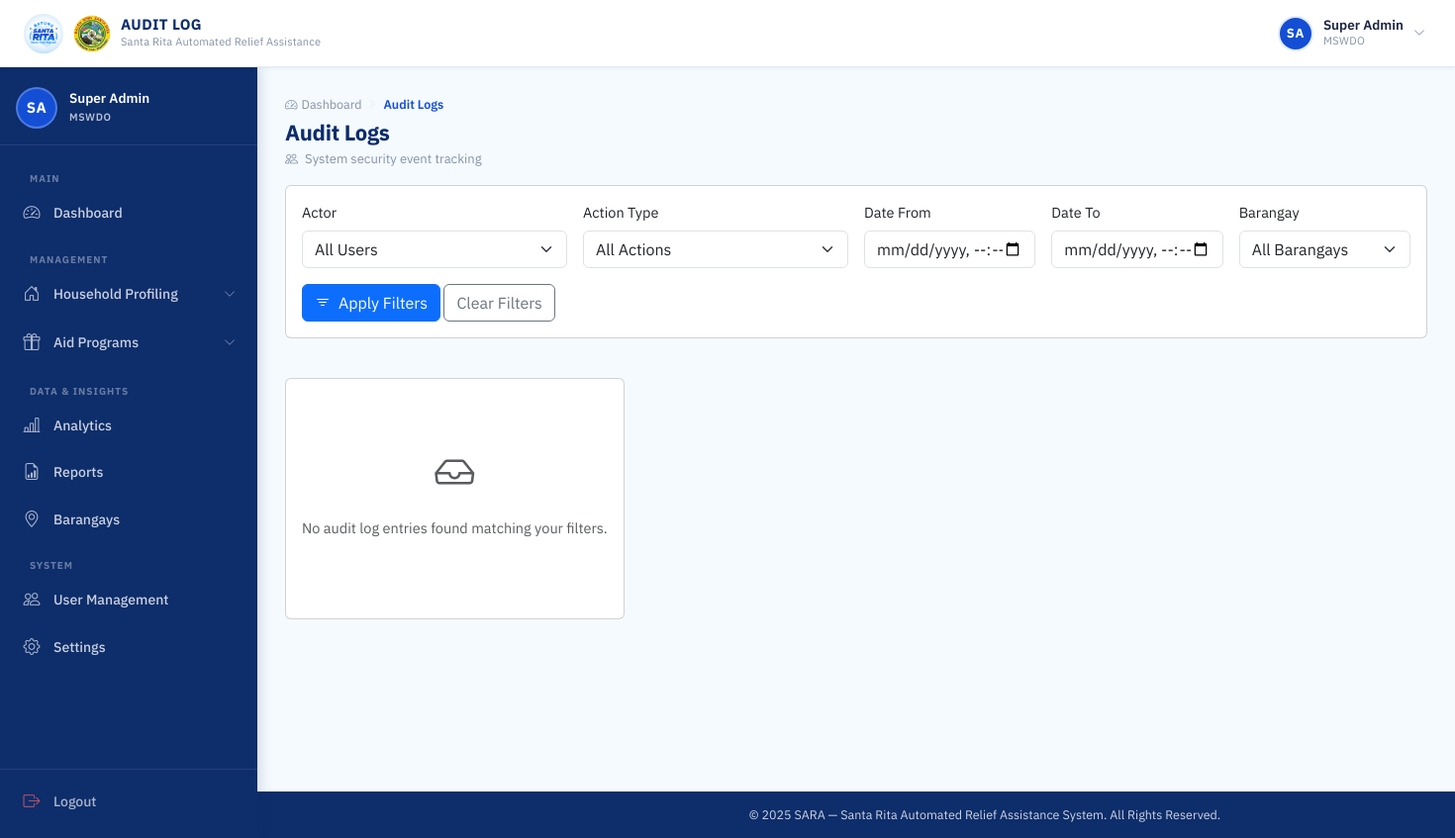
The page /mswdo/audit-log/ (signed in) on the database as committed earlier.
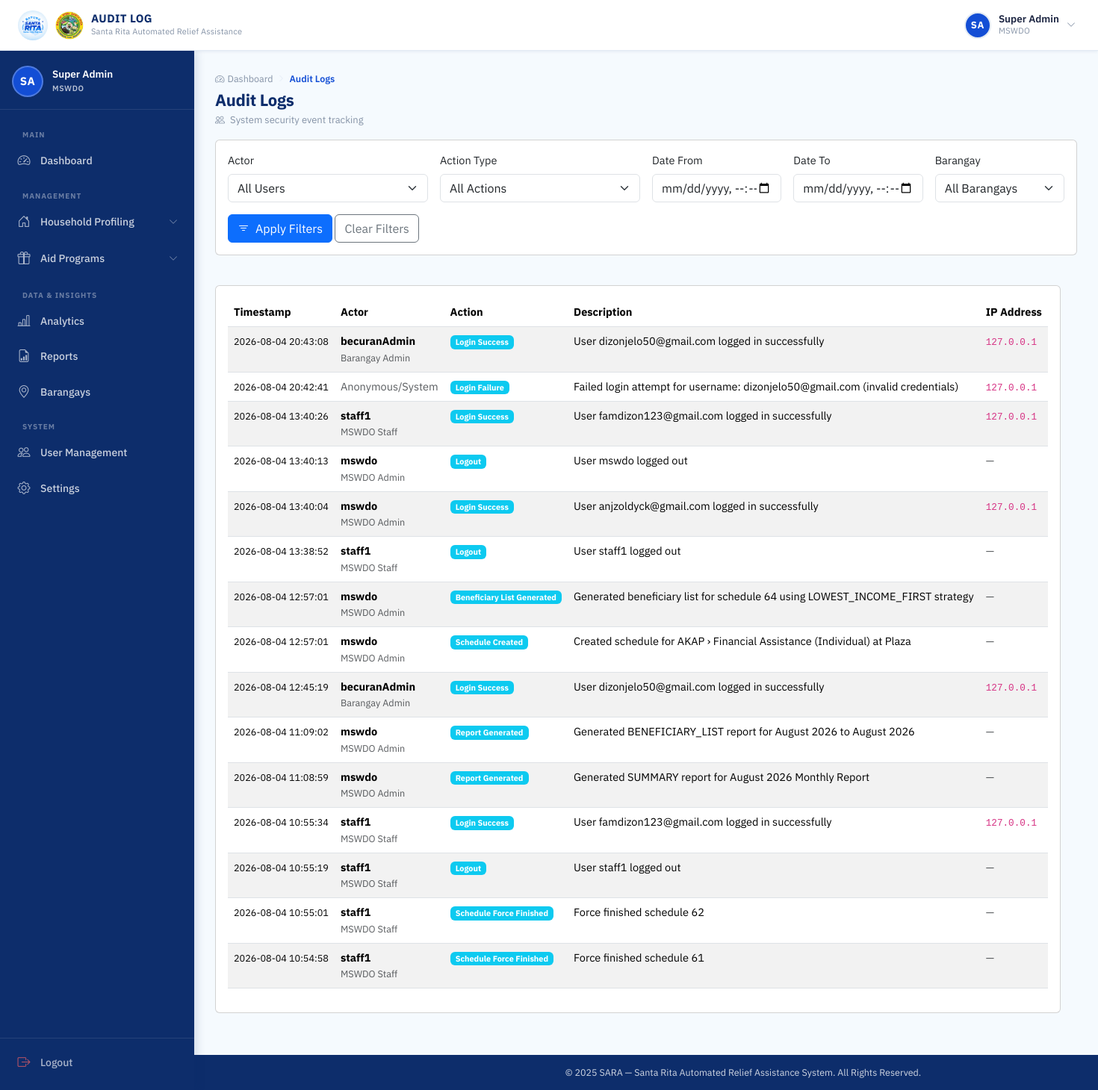
The same page on the database as committed later.
### accounts/models.py (models this page shows, shortened)
class User(AbstractUser):
    ROLE_CHOICES = (
        ('MSWDO', 'MSWDO Admin'),
        ('MSWDO_STAFF', 'MSWDO Staff'),
        ('BARANGAY', 'Barangay Admin'),
    )
    email = models.EmailField(unique=True)
    role = models.CharField(max_length=20, choices=ROLE_CHOICES)
    barangay = models.ForeignKey(
        'Barangay', on_delete=models.SET_NULL, blank=True, null=True, related_name='users'
    )
    is_active = models.BooleanField(default=True)
    middle_name = models.CharField(max_length=150, blank=True)
    suffix = models.CharField(max_length=10, blank=True, null=True)
    position = models.CharField(max_length=100, blank=True)
    birth_place = models.CharField(max_length=200, blank=True)
    CIVIL_STATUS_CHOICES = (
        ('SINGLE', 'Single'),
        ('MARRIED', 'Married'),
        ('WIDOWED', 'Widowed'),
        ('SEPARATED', 'Separated'),
        ('ANNULLED', 'Annulled'),
    )
    civil_status = models.CharField(max_length=20, choices=CIVIL_STATUS_CHOICES, blank=True)
    citizenship = models.CharField(max_length=100, blank=True, default='Filipino')
    must_change_password = models.BooleanField(default=False)
    SEX_CHOICES = (
        ('M', 'Male'),
        ('F', 'Female'),
    )
    sex = models.CharField(max_length=1, choices=SEX_CHOICES, blank=True)
    birthdate = models.DateField(blank=True, null=True)
    contact_number = models.CharField(
        max_length=13,
        blank=True,
        validators=[
            RegexValidator(
                regex=r'^(09|\+639)\d{9}$',
                message="Phone number must be entered in the format: '09XXXXXXXXX' or '+639XXXXXXXXX'."
            )
        ]
    )
    profile_image = models.ImageField(upload_to=user_profile_image_path, blank=True, null=True)

### core/models.py (models this page shows, shortened)
class AuditLog(models.Model):
    ACTION_TYPE_CHOICES = (
        ('LOGIN_SUCCESS', 'Login Success'),
        ('LOGIN_FAILURE', 'Login Failure'),
        ('LOGOUT', 'Logout'),
        ('OTP_SUCCESS', 'OTP Verification Success'),
        ('OTP_FAILURE', 'OTP Verification Failure'),
        ('USER_CREATED', 'User Created'),
        ('USER_ACTIVATED', 'User Activated'),
        ('USER_DEACTIVATED', 'User Deactivated'),
        ('USER_ROLE_CHANGED', 'User Role Changed'),
        ('USER_BARANGAY_CHANGED', 'User Barangay Assignment Changed'),
        ('SCHEDULE_CREATED', 'Schedule Created'),
        ('SCHEDULE_EDITED', 'Schedule Edited'),
        ('SCHEDULE_CANCELLED', 'Schedule Cancelled'),
        ('SCHEDULE_FORCE_FINISHED', 'Schedule Force Finished'),
        ('SCHEDULE_AUTO_FINISHED', 'Schedule Auto Finished'),
        ('BENEFICIARY_LIST_GENERATED', 'Beneficiary List Generated'),
        ('BENEFICIARY_MANUAL_ADD', 'Beneficiary Manual Override Add'),
        ('BENEFICIARY_MANUAL_REMOVE', 'Beneficiary Manual Override Remove'),
        ('CLAIM_RFID', 'RFID Claim Processed'),
        ('CLAIM_WALKIN', 'Walk-in Claim Processed'),
        ('ACCESS_DENIED_SCAN', 'Access Denied - Scan RFID'),
        ('ACCESS_DENIED_BENEFICIARY', 'Access Denied - Beneficiary List'),
        ('ACCESS_DENIED_SEARCH', 'Access Denied - Search Eligible'),
        ('ACCESS_DENIED_FINISH', 'Access Denied - Finish Distribution'),
        ('REPORT_GENERATED', 'Report Generated'),
    )
    actor = models.ForeignKey(
        settings.AUTH_USER_MODEL,
        on_delete=models.SET_NULL,
        null=True,
        blank=True,
        related_name='audit_logs',
        help_text="User who performed the action (null for anonymous failed login attempts)"
    )
    action_type = models.CharField(
        max_length=50,
        choices=ACTION_TYPE_CHOICES,
        db_index=True
    )
    content_type = models.ForeignKey(ContentType, on_delete=models.CASCADE, null=True, blank=True)
    object_id = models.PositiveIntegerField(null=True, blank=True)
    target = GenericForeignKey('content_type', 'object_id')
    description = models.TextField(
        help_text="Human-readable description of the action (do not include sensitive values like passwords/OTPs)"
    )
    ip_address = models.GenericIPAddressField(null=True, blank=True)
    created_at = models.DateTimeField(auto_now_add=True, db_index=True)
    class Meta:
        ordering = ['-created_at']
        indexes = [
            models.Index(fields=['action_type', 'created_at']),
            models.Index(fields=['actor', 'created_at']),
        ]

### core/views.py (the view, shortened to what this page needs)
# urls.py: path('mswdo/audit-log/', views.audit_log_view, name='audit_log'),
@login_required(login_url='login')
@session_protected
def audit_log_view(request):
    if request.user.role != 'MSWDO':
        return HttpResponseForbidden("Access Denied")
    logs = AuditLog.objects.select_related('actor').all()
    actor_filter = request.GET.get('actor')
    action_type_filter = request.GET.get('action_type')
    date_from = request.GET.get('date_from')
    date_to = request.GET.get('date_to')
    barangay_filter = request.GET.get('barangay')
    if actor_filter:
        logs = logs.filter(actor_id=actor_filter)
    if action_type_filter:
        logs = logs.filter(action_type=action_type_filter)
    logs = logs.order_by('-created_at')
    paginator = Paginator(logs, 50)
    page_number = request.GET.get('page', 1)
    page_obj = paginator.get_page(page_number)
    users = User.objects.filter(role__in=['MSWDO', 'MSWDO_STAFF', 'BARANGAY']).order_by('username')
    action_types = AuditLog.ACTION_TYPE_CHOICES
    barangays = Barangay.objects.all().order_by('name')
    return render(request, 'core/audit_log.html', {
        'page_obj': page_obj,
        'users': users,
        'action_types': action_types,
        'barangays': barangays,
        'selected_actor': actor_filter,
        'selected_action_type': action_type_filter,
        'selected_date_from': date_from,
        'selected_date_to': date_to,
        'selected_barangay': barangay_filter,
    })

### core/templates/core/audit_log.html (shortened to what this page needs)
{% extends 'base.html' %}
{% load static %}
{% block navbar_title %}AUDIT LOG{% endblock %}
{% block css %}
<link rel="stylesheet" href="{% static 'css/mswdo_dashboard.css' %}">
<link rel="stylesheet" href="{% static 'css/barangay_accounts.css' %}">
<link rel="stylesheet" href="{% static 'css/scan_rfid.css' %}">
{% endblock %}
{% block content %}
<div class="dash-page-header">
  <div>
    <div class="page-breadcrumb">
      <a href="{% url 'mswdo_dashboard' %}" class="breadcrumb-link">
        <i class="bi bi-speedometer2"></i> Dashboard
      </a>
      <i class="bi bi-chevron-right breadcrumb-sep"></i>
      <span class="breadcrumb-current">Audit Logs</span>
    </div>
    <h1 class="dash-page-title">Audit Logs</h1>
    <p class="dash-page-sub">
      <i class="bi bi-people me-1"></i>
      System security event tracking
    </p>
  </div>
<div class="card mb-4">
  <div class="card-body">
    <form method="get" class="row g-3">
      <div class="col-md-3">
        <label class="form-label">Actor</label>
        <select name="actor" class="form-select">
          <option value="">All Users</option>
        </select>
      </div>
      <div class="col-md-3">
        <label class="form-label">Action Type</label>
        <select name="action_type" class="form-select">
          <option value="">All Actions</option>
        </select>
      </div>
      <div class="col-md-2">
        <label class="form-label">Date From</label>
        <input type="datetime-local" name="date_from" class="form-control" value="{{ selected_date_from }}">
      </div>
      <div class="col-md-2">
        <label class="form-label">Date To</label>
        <input type="datetime-local" name="date_to" class="form-control" value="{{ selected_date_to }}">
      </div>
      <div class="col-md-2">
        <label class="form-label">Barangay</label>
        <select name="barangay" class="form-select">
          <option value="">All Barangays</option>
        </select>
      </div>
      <div class="col-12">
        <button type="submit" class="btn btn-primary">
          <i class="bi bi-filter me-2"></i>Apply Filters
        </button>
        <a href="{% url 'audit_log' %}" class="btn btn-outline-secondary">Clear Filters</a>
      </div>
    </form>
  </div>
</div>
<div class="card">
  <div class="card-body">
    {% if page_obj %}
    <div class="table-responsive">
      <table class="table table-striped table-hover">
        <thead>
          <tr>
            <th>Timestamp</th>
            <th>Actor</th>
            <th>Action</th>
            <th>Description</th>
            <th>IP Address</th>
          </tr>
        </thead>
        <tbody>
          {% for log in page_obj %}
          <tr>
            <td>
              <small>{{ log.created_at|date:"Y-m-d H:i:s" }}</small>
            </td>
            <td>
              {% if log.actor %}
                <strong>{{ log.actor.username }}</strong>
                <br>
                <small class="text-muted">{{ log.actor.get_role_display }}</small>
              {% else %}
                <span class="text-muted">Anonymous/System</span>
              {% endif %}
            </td>
            <td>
              <span class="badge bg-info">{{ log.get_action_type_display }}</span>
            </td>
            <td>{{ log.description }}</td>
            <td>
              {% if log.ip_address %}
                <code>{{ log.ip_address }}</code>
              {% else %}
                <span class="text-muted">—</span>
              {% endif %}
            </td>
          </tr>
          {% endfor %}
        </tbody>
      </table>
    </div>
    {% else %}
    <div class="text-center py-5">
      <i class="bi bi-inbox fs-1 text-muted"></i>
      <p class="text-muted mt-3">No audit log entries found matching your filters.</p>
    </div>
    {% endif %}
  </div>
</div>
{% endblock %}

### templates/base.html (shortened to what this page needs)
{% load static %}
<!DOCTYPE html>
<html lang="en">
<head>
  <link href="https://cdn.jsdelivr.net/npm/bootstrap@5.3.2/dist/css/bootstrap.min.css" rel="stylesheet">
  <link href="https://cdn.jsdelivr.net/npm/bootstrap-icons@1.11.3/font/bootstrap-icons.min.css" rel="stylesheet">
  <link rel="stylesheet" href="{% static 'css/base.css' %}">
  <link rel="stylesheet" href="{% static 'css/scan_rfid.css' %}">
  <link rel="stylesheet" href="{% static 'css/loading_modal.css' %}">
  {% block css %}{% endblock %}
</head>
<body>
  <div class="page-wrapper">
    <nav class="topbar" id="topbar">
      <div class="topbar-left">
        <a class="topbar-brand" href="#">
          <img src="{% static 'images/logo.jpg' %}" alt="SARA Logo" class="topbar-logo">
          <img src="{% static 'images/SRP.png' %}" alt="SRP Logo" class="topbar-logo topbar-logo--srp">
          <div class="topbar-title-group">
            <span class="topbar-title">{% block navbar_title %}SARA SYSTEM{% endblock %}</span>
            <span class="topbar-subtitle">Santa Rita Automated Relief Assistance</span>
          </div>
        </a>
      </div>
      <div class="topbar-right">
        {% if user.is_authenticated %}
        <div class="topbar-user" id="userDropdownToggle">
          <div class="topbar-avatar">
            {% if user.profile_image %}
            <img src="{{ user.profile_image.url }}" alt="{{ user.get_full_name }}">
            {% else %}
            <span class="avatar-initials">
              {{ user.first_name|first|upper }}{{ user.last_name|first|upper }}
            </span>
            {% endif %}
          </div>
          <div class="topbar-user-info">
            <span class="topbar-username">{{ user.get_full_name|default:user.username }}</span>
            <span class="topbar-role">{{ user.role|default:"User" }}</span>
          </div>
          <i class="bi bi-chevron-down topbar-chevron" id="userChevron"></i>
        </div>
        {% endif %}
      </div>
    </nav>
    {% if user.is_authenticated and not hide_sidebar %}
    <aside class="sidebar" id="sidebar">
      <div class="sidebar-header">
        <div class="sidebar-user-card">
          <div class="sidebar-avatar">
            {% if user.profile_image %}
            <img src="{{ user.profile_image.url }}" alt="{{ user.get_full_name }}">
            {% else %}
            <span class="avatar-initials avatar-initials--lg">
              {{ user.first_name|first|upper }}{{ user.last_name|first|upper }}
            </span>
            {% endif %}
          </div>
          <div class="sidebar-user-info">
            <span class="sidebar-username">{{ user.get_full_name|default:user.username }}</span>
            <span class="sidebar-role-badge">{{ user.role|default:"User" }}</span>
          </div>
        </div>
      </div>
      <nav class="sidebar-body">
        <ul class="sidebar-nav">
          {% if user.role == 'MSWDO' %}
          <li class="sidebar-section-label">Main</li>
          <li class="sidebar-item">
            <a href="{% url 'mswdo_dashboard' %}"
              class="sidebar-link {% if request.resolver_match.url_name == 'mswdo_dashboard' %}active{% endif %}">
              <i class="bi bi-speedometer2"></i>
              <span>Dashboard</span>
            </a>
          </li>
          <li class="sidebar-section-label">Management</li>
          <li class="sidebar-item sidebar-item--accordion">
            <button class="sidebar-link sidebar-accordion-btn" data-target="householdSubmenu" aria-expanded="false">
              <i class="bi bi-house-door"></i>
              <span>Household Profiling</span>
              <i class="bi bi-chevron-down sidebar-arrow"></i>
            </button>
          </li>
          <li class="sidebar-item sidebar-item--accordion">
            <button class="sidebar-link sidebar-accordion-btn" data-target="aidSubmenu" aria-expanded="false">
              <i class="bi bi-gift"></i>
              <span>Aid Programs</span>
              <i class="bi bi-chevron-down sidebar-arrow"></i>
            </button>
          </li>
          <li class="sidebar-section-label">Data & Insights</li>
          <li class="sidebar-item">
            <a href="{% url 'analytics' %}"
              class="sidebar-link {% if request.resolver_match.url_name == 'analytics' %}active{% endif %}">
              <i class="bi bi-bar-chart-line"></i>
              <span>Analytics</span>
            </a>
          </li>
          <li class="sidebar-item">
            <a href="{% url 'aid_reports' %}"
              class="sidebar-link {% if request.resolver_match.url_name == 'aid_reports' %}active{% endif %}">
              <i class="bi bi-file-earmark-bar-graph"></i>
              <span>Reports</span>
            </a>
          </li>
          <li class="sidebar-item">
            <a href="{% url 'barangay_list' %}" class="sidebar-link">
              <i class="bi bi-geo-alt"></i>
              <span>Barangays</span>
            </a>
          </li>
          <li class="sidebar-section-label">System</li>
          <li class="sidebar-item">
            <a href="{% url 'user_accounts' %}" class="sidebar-link">
              <i class="bi bi-people"></i>
              <span>User Management</span>
            </a>
          </li>
          <li class="sidebar-item">
            <a href="{% url 'settings' %}" class="sidebar-link">
              <i class="bi bi-gear"></i>
              <span>Settings</span>
            </a>
          </li>
          {% endif %}
        </ul>
      </nav>
      <div class="sidebar-footer">
        <a href="{% url 'logout' %}" class="sidebar-link sidebar-logout">
          <i class="bi bi-box-arrow-right"></i>
          <span>Logout</span>
        </a>
      </div>
    </aside>
    {% endif %}
    <main class="{% if user.is_authenticated and not hide_sidebar %}main-content{% endif %}">
      {% block content %}{% endblock %}
    </main>
    <footer
      class="{% if user.is_authenticated and not hide_sidebar %}footer footer--dashboard{% else %}footer{% endif %}">
      <div class="footer-content">
        <p>&copy; 2025 SARA &mdash; Santa Rita Automated Relief Assistance System. All Rights Reserved.</p>
      </div>
    </footer>
  </div>
</body>
</html>

Rows that differ between the two databases and show on the page:
added AuditLog: created_at "2026-08-04 20:43:08", actor.username "becuranAdmin", actor.role "Barangay Admin", action_type "Login Success", description "User dizonjelo50@gmail.com logged in successfully", ip_address "127.0.0.1"
added AuditLog: created_at "2026-08-04 20:42:41", shows "Anonymous/System", action_type "Login Failure", description "Failed login attempt for username: dizonjelo50@gmail.com (invalid credentials)", ip_address "127.0.0.1"
added AuditLog: created_at "2026-08-04 13:40:26", actor.username "staff1", actor.role "MSWDO Staff", action_type "Login Success", description "User famdizon123@gmail.com logged in successfully", ip_address "127.0.0.1"
added AuditLog: created_at "2026-08-04 13:40:13", actor.username "mswdo", actor.role "MSWDO Admin", action_type "Logout", description "User mswdo logged out"
added AuditLog: created_at "2026-08-04 13:40:04", actor.username "mswdo", actor.role "MSWDO Admin", action_type "Login Success", description "User anjzoldyck@gmail.com logged in successfully", ip_address "127.0.0.1"
added AuditLog: created_at "2026-08-04 13:38:52", actor.username "staff1", actor.role "MSWDO Staff", action_type "Logout", description "User staff1 logged out"
added AuditLog: created_at "2026-08-04 12:57:01", actor.username "mswdo", actor.role "MSWDO Admin", action_type "Beneficiary List Generated", description "Generated beneficiary list for schedule 64 using LOWEST_INCOME_FIRST strategy"
added AuditLog: created_at "2026-08-04 12:57:01", actor.username "mswdo", actor.role "MSWDO Admin", action_type "Schedule Created", description "Created schedule for AKAP › Financial Assistance (Individual) at Plaza"
added AuditLog: created_at "2026-08-04 12:45:19", actor.username "becuranAdmin", actor.role "Barangay Admin", action_type "Login Success", description "User dizonjelo50@gmail.com logged in successfully", ip_address "127.0.0.1"
added AuditLog: created_at "2026-08-04 11:09:02", actor.username "mswdo", actor.role "MSWDO Admin", action_type "Report Generated", description "Generated BENEFICIARY_LIST report for August 2026 to August 2026"
added AuditLog: created_at "2026-08-04 11:08:59", actor.username "mswdo", actor.role "MSWDO Admin", action_type "Report Generated", description "Generated SUMMARY report for August 2026 Monthly Report"
added AuditLog: created_at "2026-08-04 10:55:34", actor.username "staff1", actor.role "MSWDO Staff", action_type "Login Success", description "User famdizon123@gmail.com logged in successfully", ip_address "127.0.0.1"
added AuditLog: created_at "2026-08-04 10:55:19", actor.username "staff1", actor.role "MSWDO Staff", action_type "Logout", description "User staff1 logged out"
added AuditLog: created_at "2026-08-04 10:55:01", actor.username "staff1", actor.role "MSWDO Staff", action_type "Schedule Force Finished", description "Force finished schedule 62"
added AuditLog: created_at "2026-08-04 10:54:58", actor.username "staff1", actor.role "MSWDO Staff", action_type "Schedule Force Finished", description "Force finished schedule 61"
Other text that changed with them:
text no longer shown: "No audit log entries found matching your filters."
text now shown: "Timestamp Actor Action Description IP Address"
